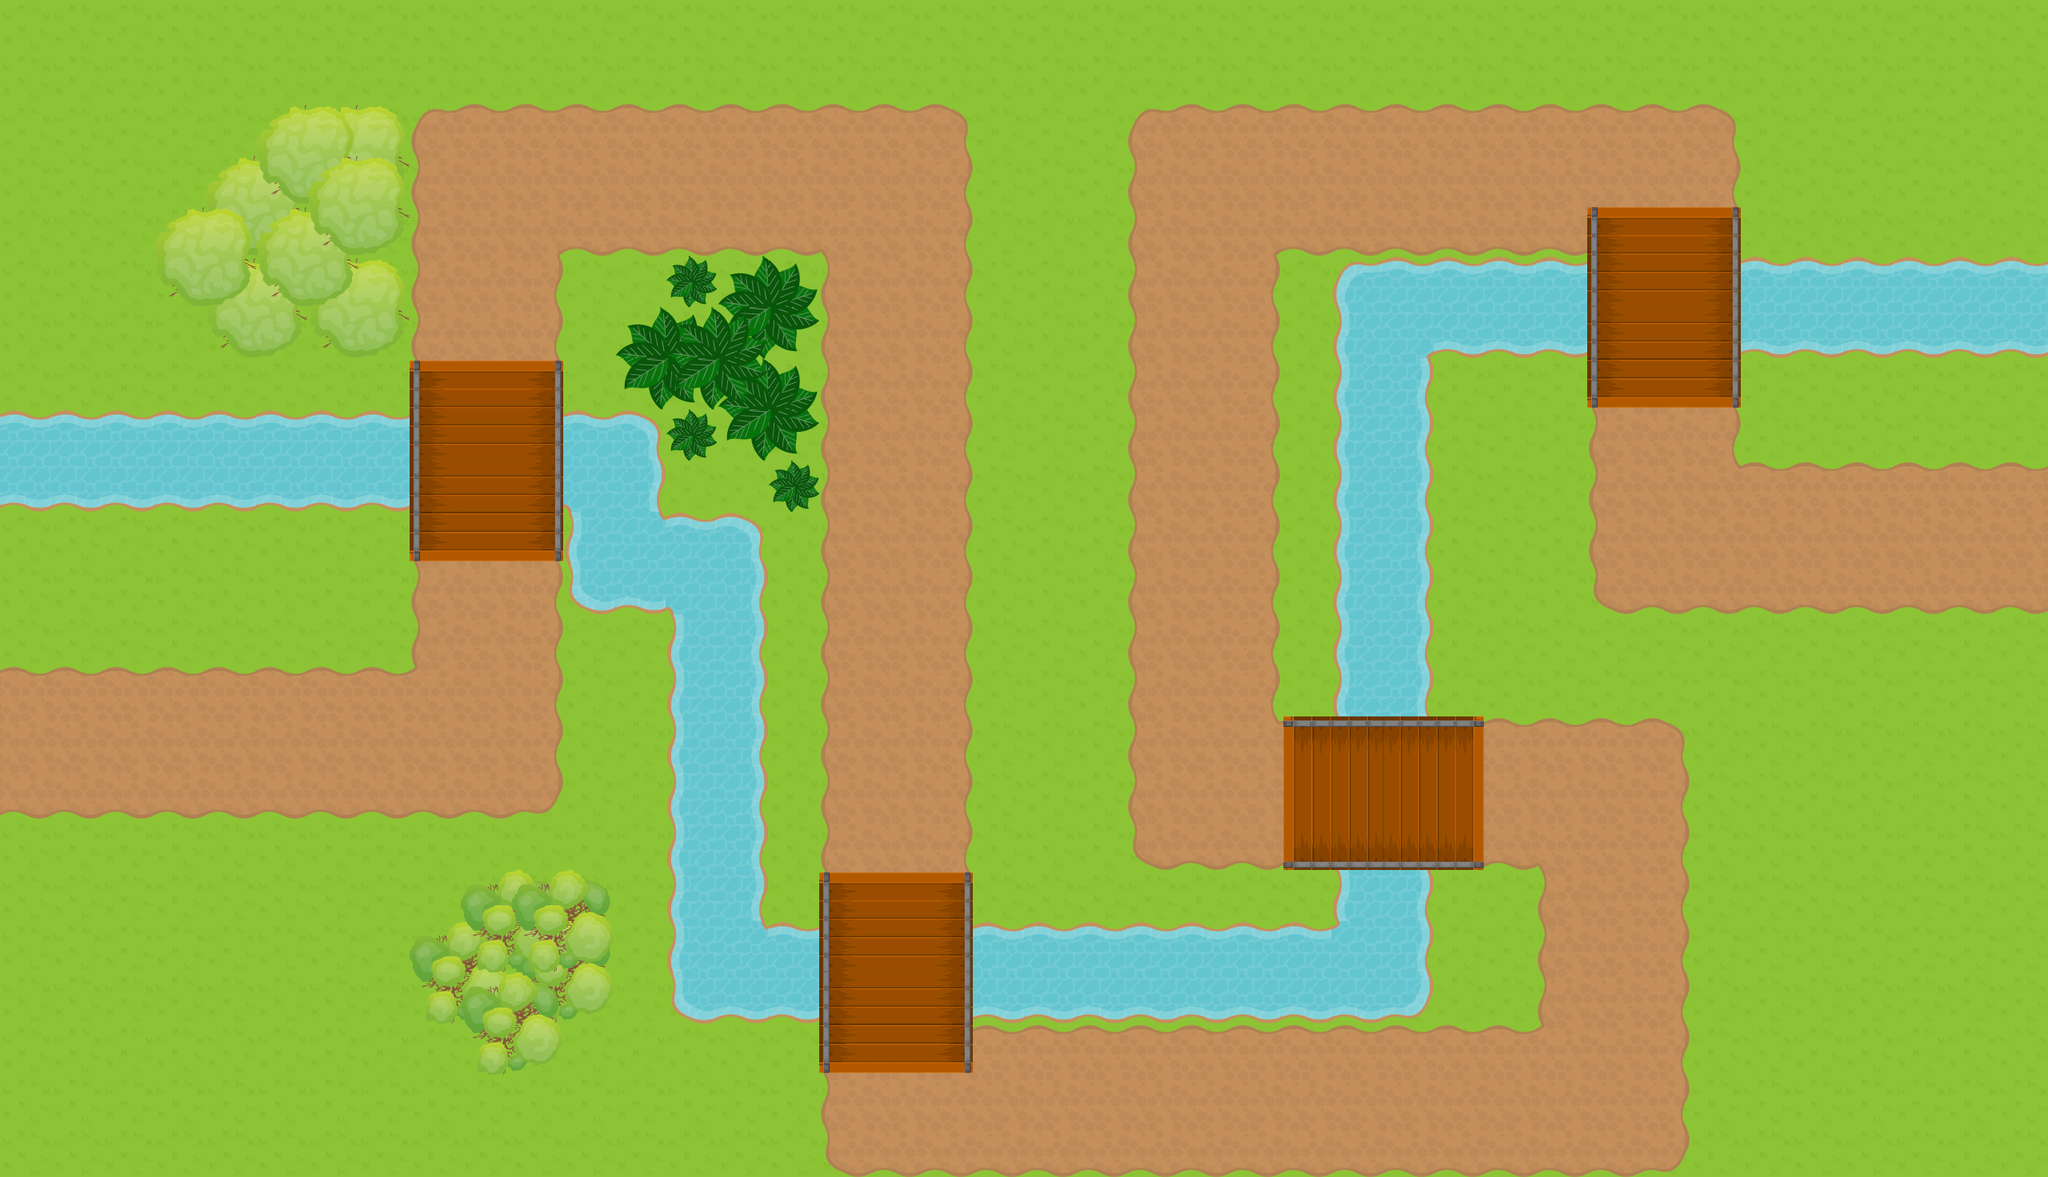

Tiled map render using the project's own tile images. Description and the map definition, with tile-layer contents summarised, below:
An orthogonal 40x23 tile map with 64x64 px tiles, 4 tile layers (Tile Layer 1, Tile Layer 2, Tile Layer 3, Tile Layer 4), 4 tilesets.

<map version="1.0" orientation="orthogonal" renderorder="right-down" width="40" height="23" tilewidth="64" tileheight="64" nextobjectid="1">
 <tileset firstgid="1" name="tiles" tilewidth="64" tileheight="64" spacing="2" tilecount="49" columns="7">
  <image source="tiles/tiles.png" width="512" height="512" />
  <terraintypes>
   <terrain name="Path" tile="18" />
   <terrain name="Water" tile="33" />
  </terraintypes>
  <tile id="14" terrain=",,,0" />
  <tile id="15" terrain=",,0,0" />
  <tile id="16" terrain=",,0," />
  <tile id="17" terrain=",0,,0" />
  <tile id="18" terrain="0,0,0,0" />
  <tile id="19" terrain="0,,0," />
  <tile id="20" terrain=",0,," />
  <tile id="21" terrain="0,0,," />
  <tile id="22" terrain="0,,," />
  <tile id="23" terrain="0,,0,0" />
  <tile id="24" terrain=",0,0,0" />
  <tile id="25" terrain="0,0,,0" />
  <tile id="26" terrain="0,0,0," />
  <tile id="29" terrain=",,,1" />
  <tile id="30" terrain=",,1,1" />
  <tile id="31" terrain=",,1," />
  <tile id="32" terrain=",1,,1" />
  <tile id="33" terrain="1,1,1,1" />
  <tile id="34" terrain="1,,1," />
  <tile id="35" terrain=",1,," />
  <tile id="36" terrain="1,1,," />
  <tile id="37" terrain="1,,," />
  <tile id="38" terrain="1,1,1," />
  <tile id="39" terrain="1,1,,1" />
  <tile id="40" terrain="1,,1,1" />
  <tile id="41" terrain=",1,1,1" />
 </tileset>
 <tileset firstgid="50" name="tiles2" tilewidth="64" tileheight="64" spacing="2" tilecount="21" columns="7">
  <image source="tiles/tiles2.png" width="512" height="256" />
 </tileset>
 <tileset firstgid="71" name="tiles3" tilewidth="64" tileheight="64" spacing="2" tilecount="49" columns="7">
  <image source="tiles/tiles3.png" width="512" height="512" />
 </tileset>
 <tileset firstgid="120" name="tiles4" tilewidth="64" tileheight="64" spacing="2" tilecount="105" columns="7">
  <image source="tiles/tiles4.png" width="512" height="1024" />
 </tileset>
 <layer name="Tile Layer 1" width="40" height="23">
  <data>[920 cells, 920 non-empty, 1 distinct tile ids]</data>
 </layer>
 <layer name="Tile Layer 2" width="40" height="23">
  <data>[920 cells, 456 non-empty, 33 distinct tile ids]</data>
 </layer>
 <layer name="Tile Layer 3" width="40" height="23">
  <data>[920 cells, 79 non-empty, 31 distinct tile ids]</data>
 </layer>
 <layer name="Tile Layer 4" width="40" height="23">
  <data>[920 cells, 16 non-empty, 12 distinct tile ids]</data>
 </layer>
</map>
